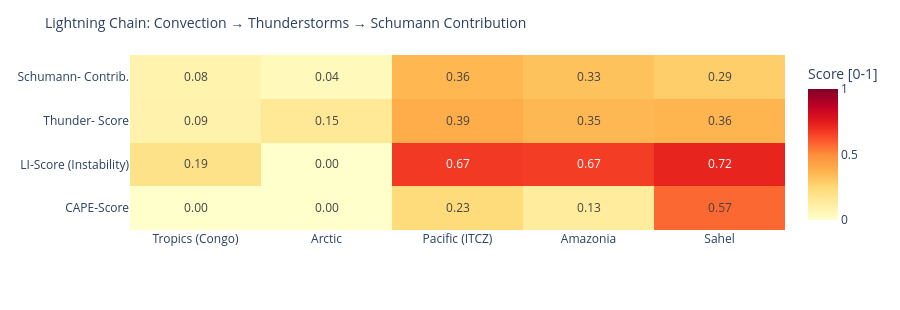

Notebook code for this chart:
### Code cell
# ============================================================
# LIGHTNING CHAIN: Convection → Thunderstorms → Schumann
# Shows the causal chain per measurement point as heatmap
# ============================================================

def cape_score(v):
    """CAPE → normalized score [0,1]"""
    if v is None or pd.isna(v): return 0.0
    return min(1.0, float(v) / 3000)

def li_score(v):
    """Lifted Index: negative = unstable → score [0,1]"""
    if v is None or pd.isna(v): return 0.3
    return min(1.0, max(0.0, (-float(v) + 6) / 12))

def cloud_score(v):
    if v is None or pd.isna(v): return 0.3
    return float(v) / 100

def thunder_score(row):
    """Kombinierter Gewitterwahrscheinlichkeits-Score
    CAPE + LI + Bedeckung + WMO-Gewitter + konvektiver Niederschlag (showers)
    Hinweis: X-Ray und Kp sind kein Bestandteil – nur geomagn./solarer Kontext.
    """
    cs = cape_score(row.get('cape'))
    ls = li_score(row.get('li'))
    cl = cloud_score(row.get('cloud'))
    t  = 1.0 if row.get('thunderstorm') else 0.0
    # Convective precipitation (showers) as additional indicator
    sh = min(1.0, (row.get('showers') or 0) / 5.0)
    return round(cs * 0.30 + ls * 0.25 + cl * 0.15 + t * 0.20 + sh * 0.10, 3)

def schumann_contribution(t_score, lat):
    """Schumann contribution: higher in tropics (±30°), scaled by thunderstorm score"""
    lat_weight = max(0.3, 1.0 - abs(lat) / 60)
    return round(t_score * lat_weight, 3)

df_atm['cape_score']   = df_atm.apply(lambda r: cape_score(r['cape']), axis=1)
df_atm['li_score']     = df_atm.apply(lambda r: li_score(r['li']),    axis=1)
df_atm['thunder_score']= df_atm.apply(lambda r: thunder_score(r.to_dict()), axis=1)
df_atm['schumann_contribution'] = df_atm.apply(
    lambda r: schumann_contribution(r['thunder_score'], r['lat']), axis=1)

metrics = ['cape_score', 'li_score', 'thunder_score', 'schumann_contribution']
labels  = ['CAPE-Score', 'LI-Score\n(Instability)', 'Thunder-\nScore', 'Schumann-\nContrib.']
z_data  = [df_atm[m].tolist() for m in metrics]

fig = go.Figure(go.Heatmap(
    z=z_data,
    x=df_atm['point'].tolist(),
    y=labels,
    colorscale='YlOrRd',
    zmin=0, zmax=1,
    text=[[f'{v:.2f}' for v in row] for row in z_data],
    texttemplate='%{text}', textfont=dict(size=12),
    colorbar=dict(title='Score [0-1]')
))
fig.update_layout(
    title=dict(text='Lightning Chain: Convection → Thunderstorms → Schumann Contribution', font=dict(size=14)),
    height=310,
    plot_bgcolor='rgba(0,0,0,0)', paper_bgcolor='rgba(0,0,0,0)',
    margin=dict(l=130, r=80, t=55, b=80)
)
fig.show()

### Figure 1 — Plotly figure (JSON) as saved in the notebook; plotly's stock layout.template omitted (floating-point values rounded to 4 significant figures)
{"data": [{"colorbar": {"title": {"text": "Score [0-1]"}}, "colorscale": [[0.0, "rgb(255,255,204)"], [0.125, "rgb(255,237,160)"], [0.25, "rgb(254,217,118)"], [0.375, "rgb(254,178,76)"], [0.5, "rgb(253,141,60)"], [0.625, "rgb(252,78,42)"], [0.75, "rgb(227,26,28)"], [0.875, "rgb(189,0,38)"], [1.0, "rgb(128,0,38)"]], "text": [["0.00", "0.00", "0.23", "0.13", "0.57"], ["0.19", "0.00", "0.67", "0.67", "0.72"], ["0.09", "0.15", "0.39", "0.35", "0.36"], ["0.08", "0.04", "0.36", "0.33", "0.29"]], "textfont": {"size": 12}, "texttemplate": "%{text}", "type": "heatmap", "x": ["Tropics (Congo)", "Arctic", "Pacific (ITCZ)", "Amazonia", "Sahel"], "y": ["CAPE-Score", "LI-Score\n(Instability)", "Thunder-\nScore", "Schumann-\nContrib."], "z": [[0.0, 0.003333, 0.2333, 0.1333, 0.5733], [0.1917, 0.0, 0.675, 0.6667, 0.725], [0.09, 0.151, 0.393, 0.355, 0.365], [0.084, 0.045, 0.36, 0.325, 0.286]], "zmax": 1, "zmin": 0}], "layout": {"height": 310, "margin": {"b": 80, "l": 130, "r": 80, "t": 55}, "paper_bgcolor": "rgba(0,0,0,0)", "plot_bgcolor": "rgba(0,0,0,0)", "title": {"font": {"size": 14}, "text": "Lightning Chain: Convection → Thunderstorms → Schumann Contribution"}}}
